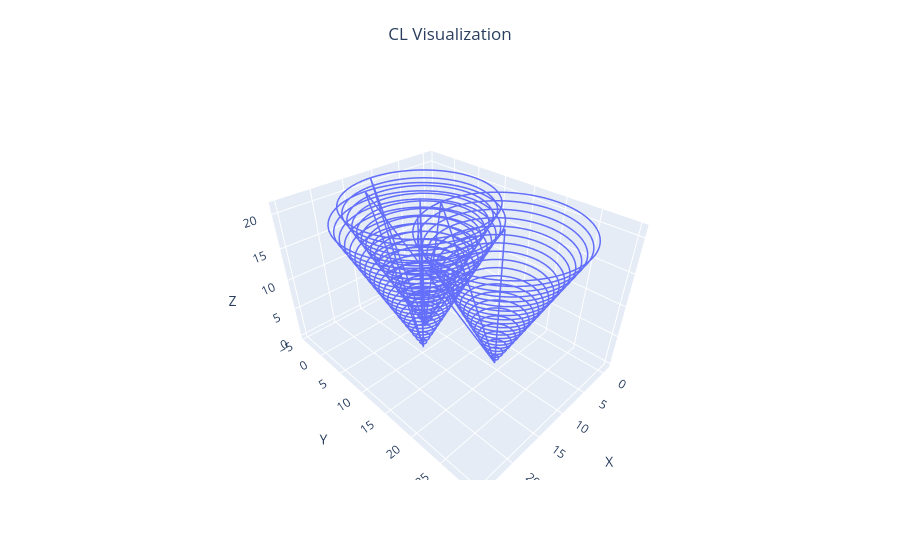

The code cell stored with this chart in its notebook:
### Code cell
# around each centerline, create a bounding inverted cone

# Create meshgrid
L = 12
n = 100
x = np.linspace(-L, L, n)
y = np.linspace(-L, L, n)
z = np.linspace(-L, L, n)

X, Y, Z = np.meshgrid(x, y, z, indexing='ij')  # 'ij' indexing
values = np.zeros_like(X)
mesh_with_values = np.stack([X, Y, Z, values], axis=-1)  # (n, n, n, 4)

print(mesh_with_values.shape)
print(poses.shape)  # poses shape = (num_centerlines, points_per_cl, 3)

# Helper functions
def compute_tangents(poses_cl):
    """ Vectorized tangent computation along a centerline """
    tangents = np.zeros_like(poses_cl)
    tangents[0] = poses_cl[1] - poses_cl[0]
    tangents[-1] = poses_cl[-1] - poses_cl[-2]
    tangents[1:-1] = poses_cl[2:] - poses_cl[:-2]
    norms = np.linalg.norm(tangents, axis=-1, keepdims=True)
    return tangents / norms

def define_plane_vectors(tangent_vecs):
    """ Vectorized normal plane construction """
    # Choose a different arbitrary vector depending on tangent
    condition = np.abs(tangent_vecs[:, 0]) < np.abs(tangent_vecs[:, 1])
    u = np.zeros_like(tangent_vecs)
    u[condition] = np.array([1, 0, 0])
    u[~condition] = np.array([0, 1, 0])

    v = np.cross(tangent_vecs, u)
    v /= np.linalg.norm(v, axis=-1, keepdims=True)

    u = np.cross(tangent_vecs, v)
    u /= np.linalg.norm(u, axis=-1, keepdims=True)

    return u, v  # both (N, 3)

def define_local_circle_batch(u, v, centers, radii, points=100):
    """ Create circles at all centers in batch """
    theta = np.linspace(0, 2*np.pi, points)  # (points,)
    cos_theta = np.cos(theta)  # (points,)
    sin_theta = np.sin(theta)  # (points,)

    # Broadcasting shapes:
    # centers: (N, 3)
    # u, v: (N, 3)
    # cos_theta: (points,), sin_theta: (points,)
    circles = (centers[:, None, :] + 
               radii[:, None, None] * (cos_theta[None, :, None] * u[:, None, :] + sin_theta[None, :, None] * v[:, None, :]))
    # circles shape: (N, points, 3)
    return circles

# MAIN loop over centerlines
num_centerlines, points_per_cl, _ = poses.shape
circle_pts = np.zeros((num_centerlines, points_per_cl, 100, 3))  # (CLS, points, points_on_circle, xyz)

for cl in range(num_centerlines):
    cl_points = poses[cl]  # (points_per_cl, 3)
    
    tangents = compute_tangents(cl_points)  # (points_per_cl, 3)
    u, v = define_plane_vectors(tangents)  # (points_per_cl, 3) each
    
    # Radius scales with distance from root point
    root_point = cl_points[-1]
    dists = np.linalg.norm(root_point - cl_points, axis=-1)  # (points_per_cl,)
    radii = 0.5 * dists  # (points_per_cl,)

    circles = define_local_circle_batch(u, v, cl_points, radii, points=100)  # (points_per_cl, 100, 3)
    circle_pts[cl] = circles  # assign

print(circle_pts.shape)
print(poses[0].shape) # (22, 3)
print(circle_pts[0].shape) # (22, 100, 3)  
circle_pts0_reshaped = circle_pts[0].reshape(-1, 3)
circle_pts1_reshaped = circle_pts[1].reshape(-1, 3)
circle_pts2_reshaped = circle_pts[2].reshape(-1, 3)
combined_pts = np.vstack([poses[0], poses[1], poses[2], circle_pts0_reshaped, circle_pts1_reshaped, circle_pts2_reshaped])
plot_cls([combined_pts])

### Figure 1 — Plotly figure (JSON) as saved in the notebook; plotly's stock layout.template omitted (floating-point values rounded to 4 significant figures; data arrays with more than 128 entries replaced by an {"elided": "..."} marker saying what was removed)
{"data": [{"line": {"width": 3}, "mode": "lines", "name": "Centerline 1", "type": "scatter3d", "x": {"elided": "6666 float values"}, "y": {"elided": "6666 float values"}, "z": {"elided": "6666 int values"}}], "layout": {"scene": {"aspectmode": "data", "xaxis": {"title": {"text": "X"}}, "yaxis": {"title": {"text": "Y"}}, "zaxis": {"title": {"text": "Z"}}}, "title": {"text": "CL Visualization", "x": 0.5, "xanchor": "center", "y": 0.95, "yanchor": "top"}}}
